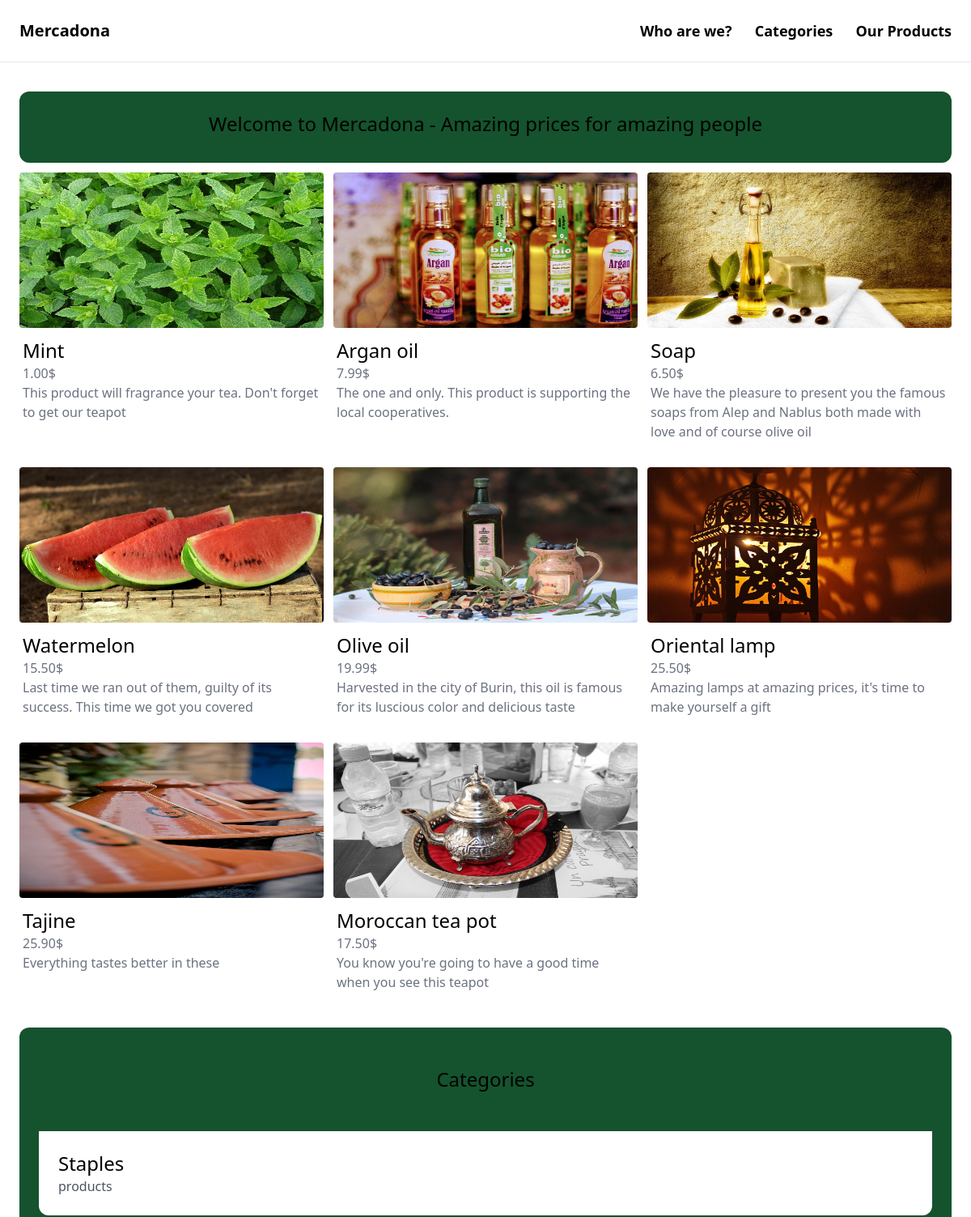
Before: / (upper part) with the older database file.
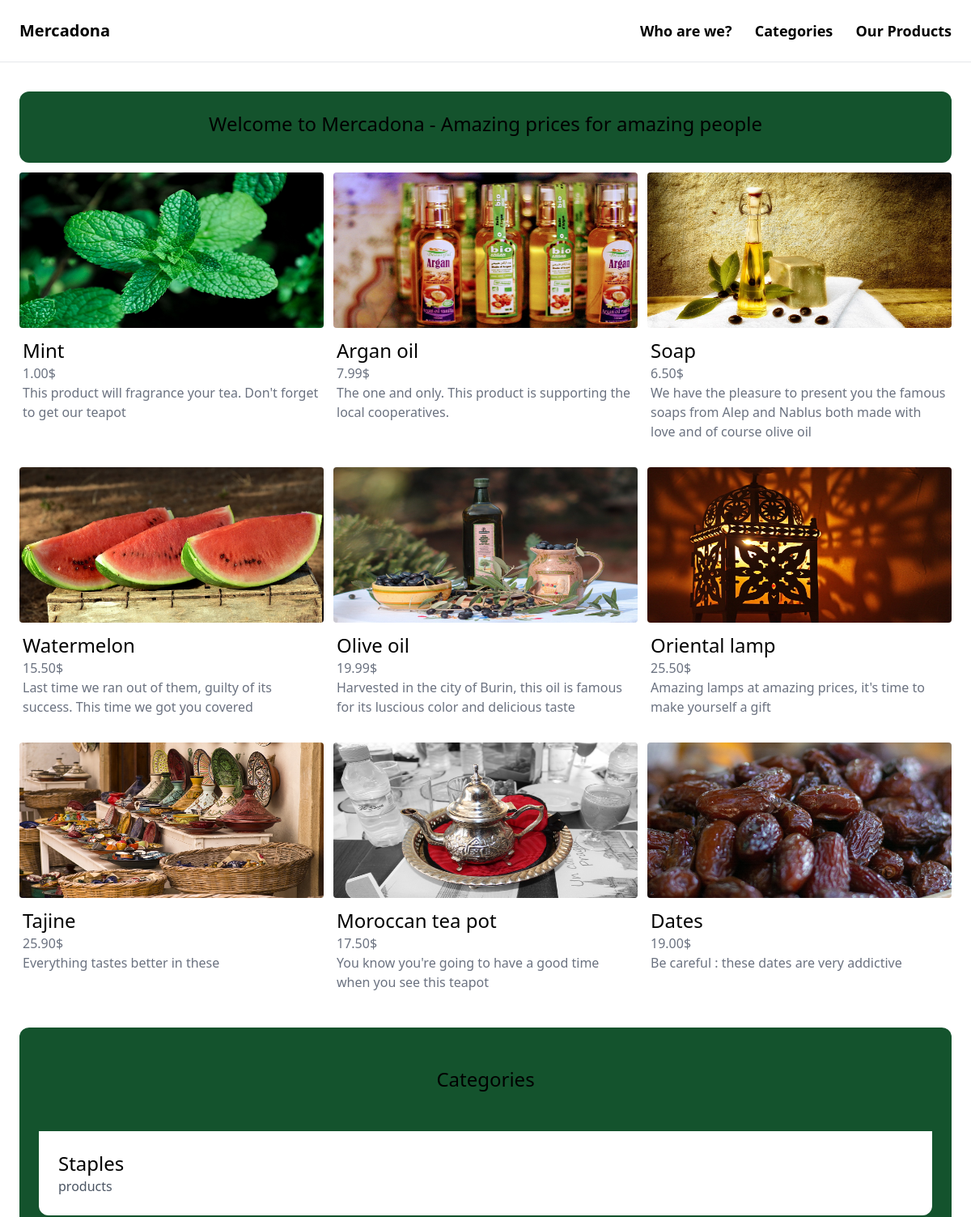
After: the same page with the newer database file.
### merchandise/models.py (models this page shows, shortened)
class Product(models.Model):
    libelle=models.CharField(max_length=100, blank=True, null=True)
    description=models.CharField(max_length=200)
    price=models.DecimalField(max_digits=5, decimal_places=2)
    image=models.ImageField(upload_to='merchandise_images', blank=True, null=True)
    categorie=models.ManyToManyField(Category)

class Category(models.Model):
    libelle=models.CharField(max_length=255, blank=True, null=True)
    class Meta:
        verbose_name_plural="Categories"

### merchandise/views.py (the view)
# urls.py: path('', views.accueil, name="index"),
def accueil(request):
    products=Product.objects.all()
    categories=Category.objects.all()
    return render (request, 'merchandise/index.html',
    {'products':products,'categories':categories})

### merchandise/templates/merchandise/index.html (shortened to what this page needs)
{% extends 'merchandise/base.html' %} {% block title %} Welcome {% endblock %}
{% block content %}
<div class="mt-3 px-3 py-6 bg-green-900 rounded-xl">
  <h2 class="mb-2 text-2xl text-center">
    Welcome to Mercadona - Amazing prices for amazing people
  </h2>
</div>
<div class="grid grid-cols-3 gap-3 mt-3">
  {% for product in products%}
  <div>
    <a href="#">
      <div class="flex-col">
        <img src="{{ product.image.url}}" class="rounded h-48 w-96">
      </div>
      <div class="px-1 mt-3 mb-5 gap-3 bg-white rounded-b-xl">
        <h2 class="text-2xl text">{{product.libelle}}</h2>
        <p class="text-gray-500">{{product.price}}$</p>
        <p class="text-gray-500 text-left">{{product.description}}</p>
      </div>
    </a>
  </div>
  {% endfor %}
</div>
<div class="mt-6 px-6 py-12 bg-green-900 rounded-xl">
  <h2 class="mb-12 text-2xl text-center">Categories</h2>
  <div class="grid grid-cols-1 gap-3">
    {% for category in categories %}
    <div>
      <a href="#">
        <div class="p-6 bg-white rounded-b-xl">
          <h2 class="text-2xl">{{category.libelle}}</h2>
          <p class="text-gray-600">{{ category.products.count}} products</p>
        </div>
      </a>
    </div>
    {% endfor %}
  </div>
</div>
  {% endblock %}

Changed rows visible on the page:
changed Product "Mint": image: a different picture
changed Product "Tajine": image: a different picture
added Product: image (picture), libelle "Dates", price "19.00", description "Be careful : these dates are very addictive"
